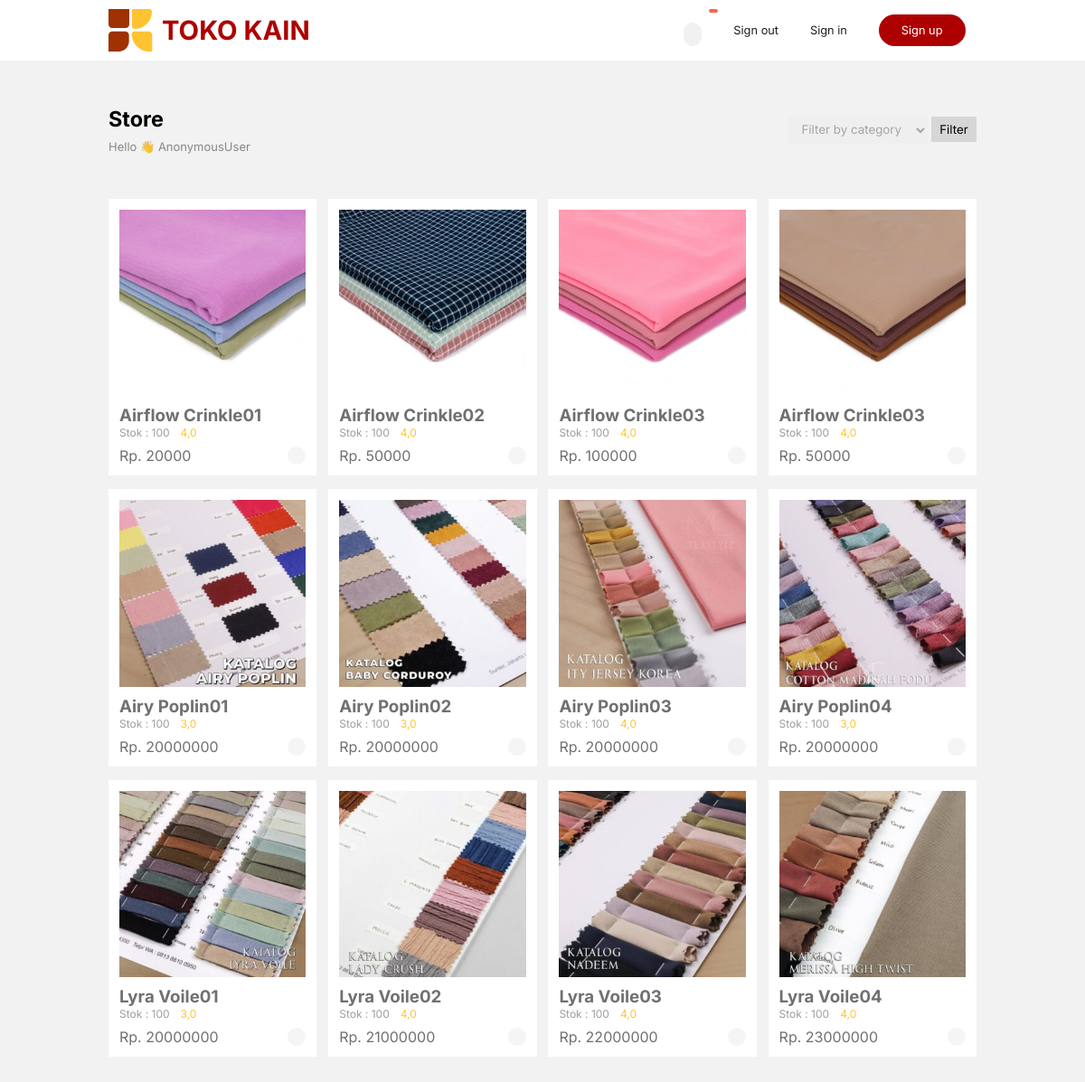
Before: / with the older database file.
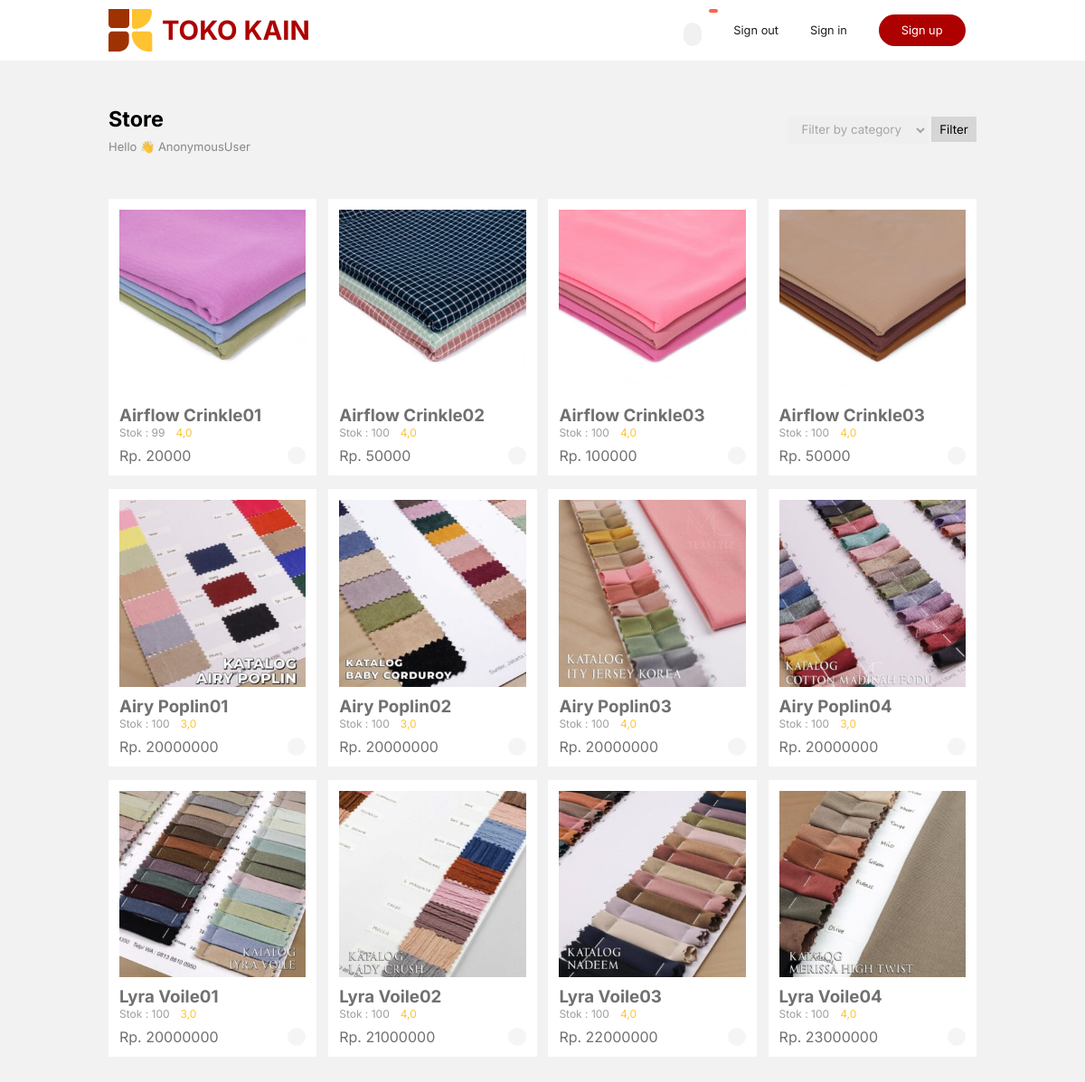
After: the same page with the newer database file.
### greenstore_app/models.py (models this page shows, shortened)
class Produk(models.Model):
    img_produk = models.ImageField(upload_to='produk')
    nama_produk = models.CharField(max_length=100)
    rettings = models.FloatField()
    harga = models.IntegerField()
    kategori = models.CharField(default='Elektronik',max_length=50)
    stok = models.IntegerField(default=0)

### greenstore_app/views.py (the view)
# urls.py: path('', ProdukListView.as_view(), name='index'),
class ProdukListView(ListView):
    model = Produk
    template_name = 'index.html'
    context_object_name = 'produk'
    def get_context_data(self, **kwargs):
        context = super().get_context_data(**kwargs)
        context['kategoris'] = Produk.objects.values('kategori').distinct()
        context['kategori_filter'] = self.request.GET.get('kategori', '')
        return context
    def get_queryset(self):
        queryset = Produk.objects.all().order_by('-id')
        kategori_filter = self.request.GET.get('kategori', '')
        if kategori_filter:
            queryset = queryset.filter(kategori=kategori_filter)
        return queryset

### templates/index.html (shortened to what this page needs)
{% load static %}
<!DOCTYPE html>
<html lang="en">
<head>
    <link rel="stylesheet" href="{% static 'css/style.css' %}">
</head>
<body>
    <nav>
        <div class="logo">
            <img src="{% static 'img/logo.svg' %}" alt="">
            <h3>TOKO KAIN</h3>
        </div>
        <div class="btncart">
            <a href="{% url 'checkout' %}">
                <p id="jlh">{{ total_items }}</p>
                <ion-icon name="cart" id="cartProduk"></ion-icon>
            </a>
            <button class="signin" id="signout-btn">Sign out</button>
            <button class="signin" onclick="window.dialogsignin.showModal();">Sign in</button>
            <button class="signup" onclick="window.dialogsignup.showModal();">Sign up</button>
        </div>
    </nav>
    <div class="container">
        <div class="content1">
            <div class="title">
                <h3>Store</h3>
                <p>Hello 👋 {{user}}</p>
            </div>
            <form method="GET" action="{% url 'index' %}">
                <select name="kategori" id="kategori-filter">
                    <option value="">Filter by category</option>
                </select>
                <button type="submit">Filter</button>
            </form>
        </div>
        <div class="content2">
            {% for data in produk %}
                <div class="card">
                    <img src="{{data.img_produk.url}}" alt="">
                    <div class="ket">
                        <h3>{{data.nama_produk}}</h3>
                        <div id="reting">
                            <div class="stok">
                                <p>Stok : {{data.stok}}</p>
                            </div>
                            {{data.rettings}}
                        </div>
                        <p>Rp. {{data.harga}}</p>
                        <a href="#" class="beli-btn" data-produk-id="{{data.id}}">
                            <ion-icon name="bag-check" id="beli"></ion-icon>
                        </a>
                    </div>
                </div>
            {% endfor %}
        </div>
    </div>
</body>
</html>

Changed rows visible on the page:
changed Produk "Airflow Crinkle01": stok "100" → "99"
